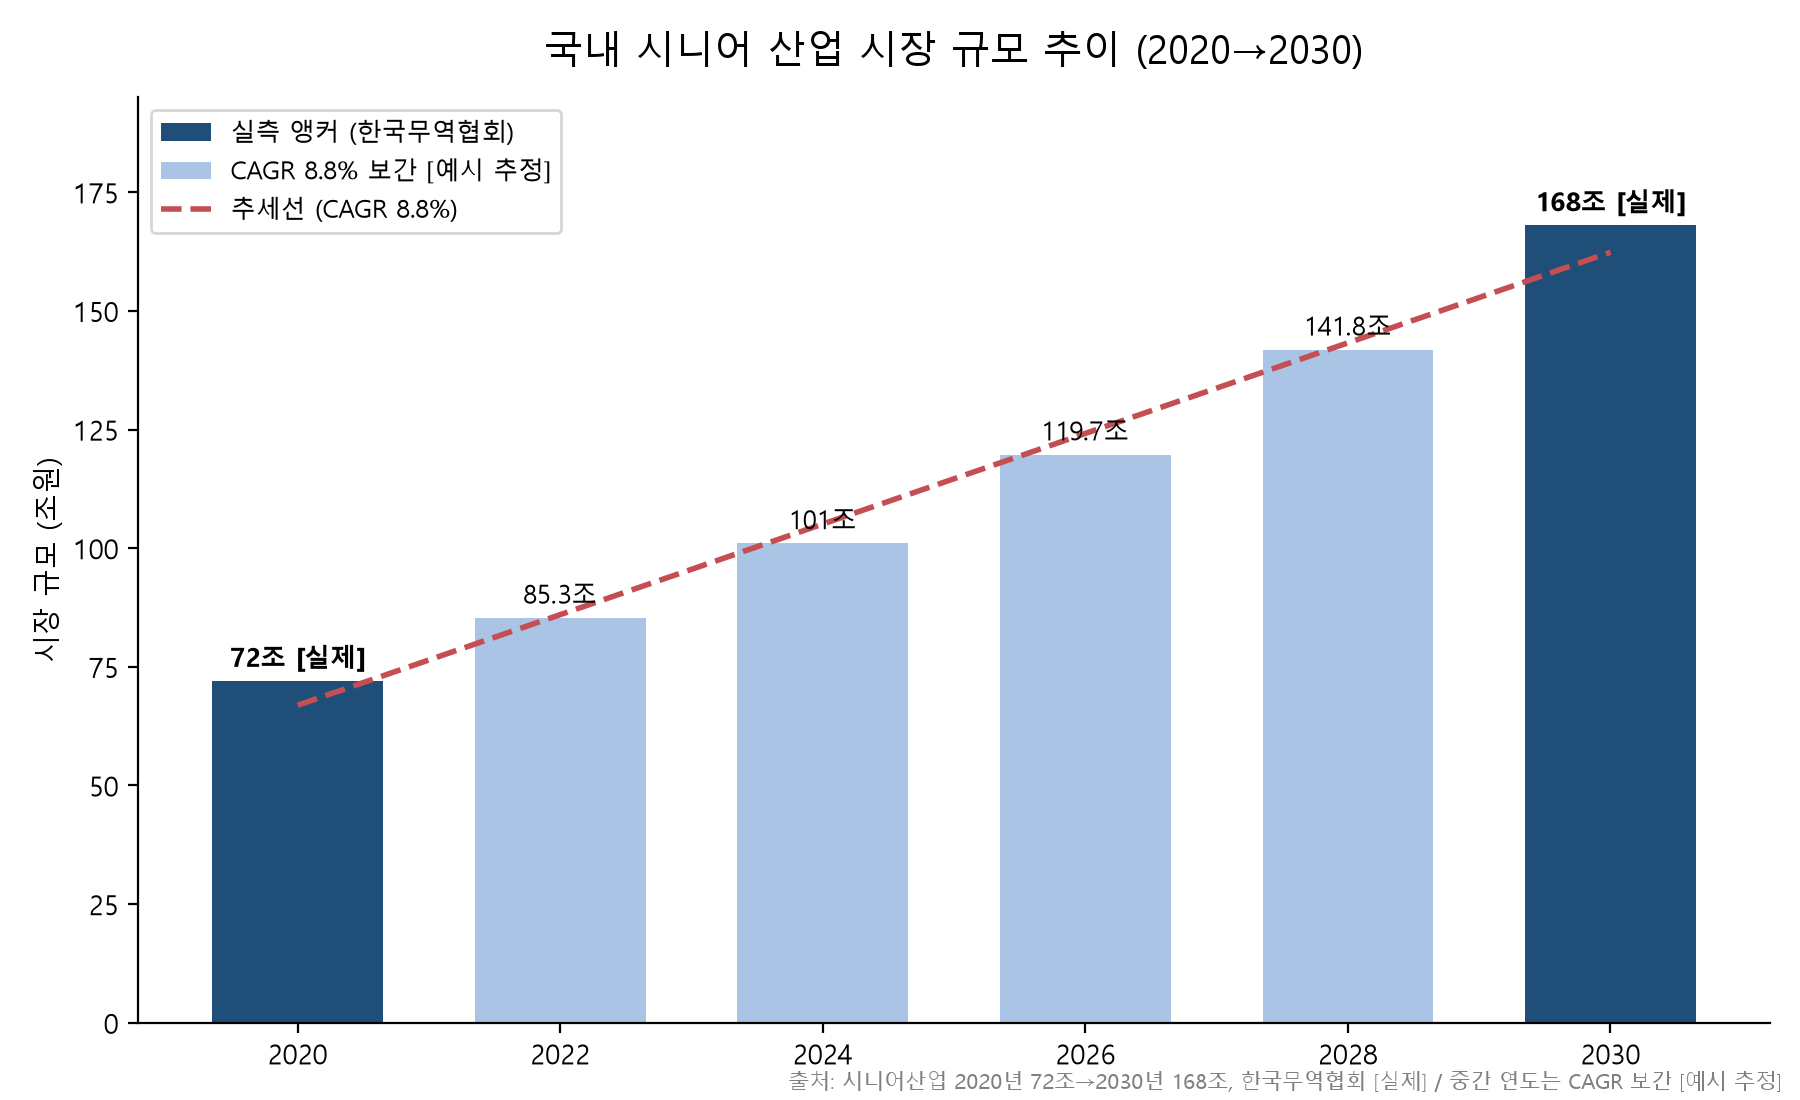

Generate this figure with Python:
# -*- coding: utf-8 -*-
"""
PILLY 시니어 산업 규모 추이 막대 — visual-guide.md 시장규모 그래프 코드를 PILLY 데이터로 변형.
2020년 72조 -> 2030년 168조 [실제, 한국무역협회], 중간 연도는 CAGR 8.8% 보간 [예시 추정].
실행: python pilly_market_trend.py  ->  pilly_market_trend.png
"""
import platform
import numpy as np
import matplotlib.pyplot as plt
from matplotlib.patches import Patch

if platform.system() == "Windows":
    plt.rcParams["font.family"] = "Malgun Gothic"
elif platform.system() == "Darwin":
    plt.rcParams["font.family"] = "AppleGothic"
else:
    plt.rcParams["font.family"] = "NanumGothic"
plt.rcParams["axes.unicode_minus"] = False

# 실측 앵커: 2020=72조, 2030=168조 [실제, 한국무역협회]. 중간값은 CAGR로 보간 [예시 추정].
anchor_start, anchor_end, n_years = 72.0, 168.0, 10
cagr = (anchor_end / anchor_start) ** (1 / n_years) - 1  # ≈ 0.0884

years = [2020, 2022, 2024, 2026, 2028, 2030]
size = [round(anchor_start * (1 + cagr) ** (y - 2020), 1) for y in years]
is_actual = [y in (2020, 2030) for y in years]  # 양 끝만 실측

fig, ax = plt.subplots(figsize=(9, 5.5))
colors = ["#1F4E79" if a else "#A9C4E4" for a in is_actual]
bars = ax.bar(years, size, color=colors, width=1.3)

# 추세선(전체 CAGR 반영)
z = np.polyfit(years, size, 1)
ax.plot(years, np.poly1d(z)(years), "--", color="#C44E52", linewidth=2,
        label=f"추세선 (CAGR {cagr * 100:.1f}%)")

# 막대 위 수치 라벨 + 실측/보간 구분
for b, v, a in zip(bars, size, is_actual):
    tag = " [실제]" if a else ""
    ax.text(b.get_x() + b.get_width() / 2, v + 3, f"{v:g}조{tag}",
            ha="center", fontsize=9.5,
            fontweight="bold" if a else "normal")

ax.set_title("국내 시니어 산업 시장 규모 추이 (2020→2030)", fontsize=14, pad=12)
ax.set_ylabel("시장 규모 (조원)")
ax.set_ylim(0, 195)
ax.set_xticks(years)

legend_items = [
    Patch(facecolor="#1F4E79", label="실측 앵커 (한국무역협회)"),
    Patch(facecolor="#A9C4E4", label="CAGR 8.8% 보간 [예시 추정]"),
]
h, l = ax.get_legend_handles_labels()
ax.legend(handles=legend_items + h, loc="upper left", fontsize=9)
ax.spines[["top", "right"]].set_visible(False)

fig.text(0.99, 0.01,
         "출처: 시니어산업 2020년 72조→2030년 168조, 한국무역협회 [실제] / 중간 연도는 CAGR 보간 [예시 추정]",
         ha="right", fontsize=7.5, color="gray")

plt.tight_layout()
plt.savefig("pilly_market_trend.png", dpi=200)
print(f"saved pilly_market_trend.png (CAGR={cagr*100:.2f}%)")
